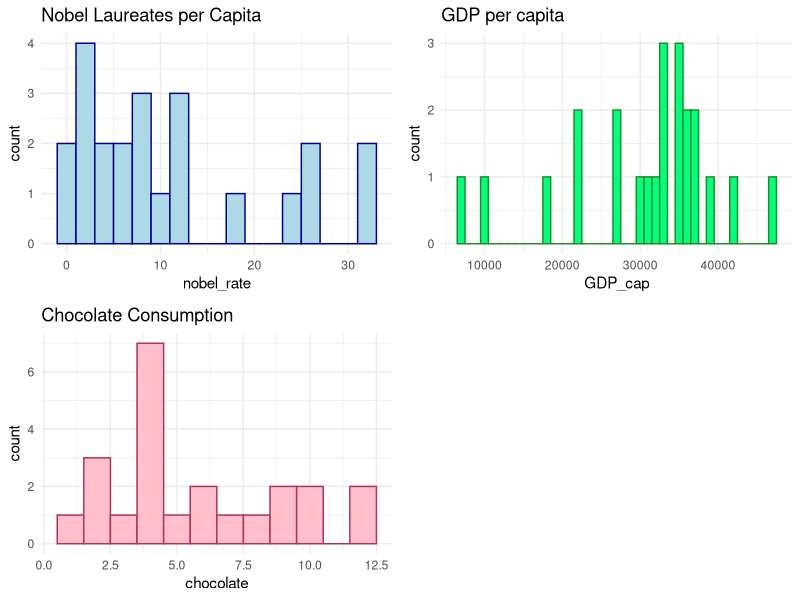
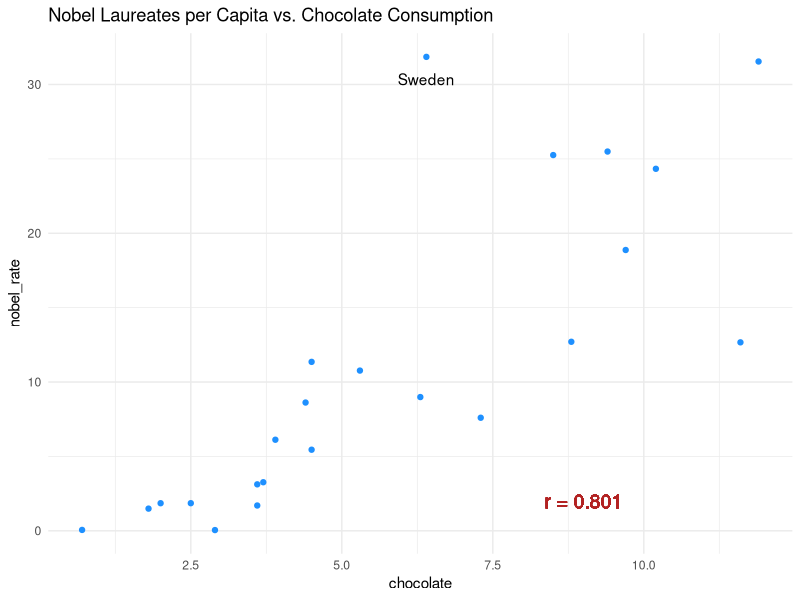
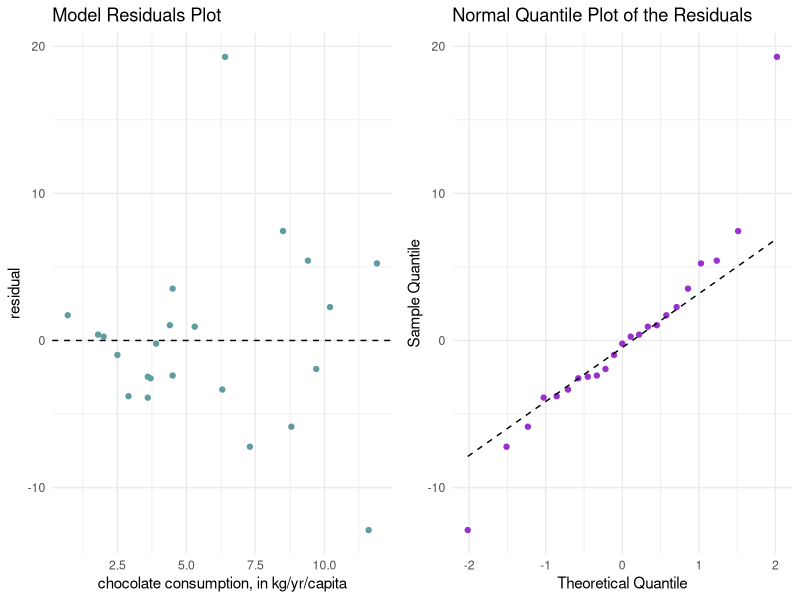
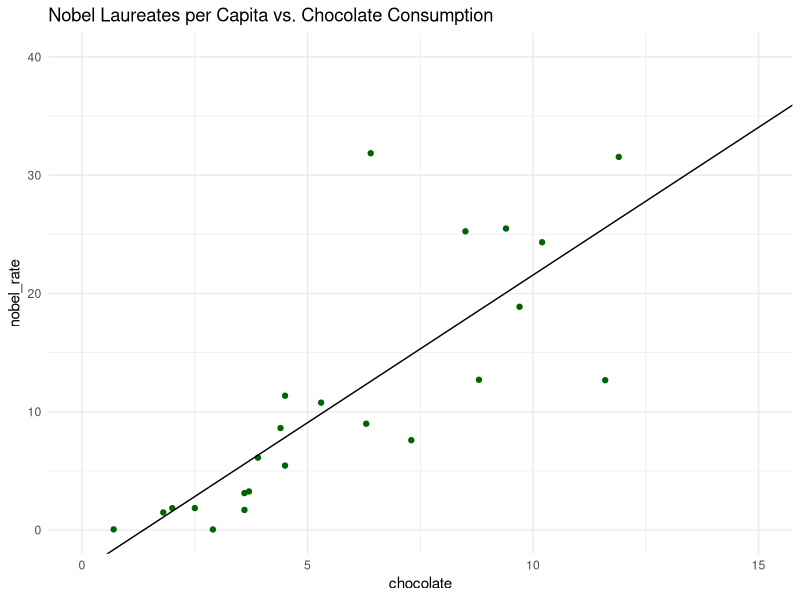
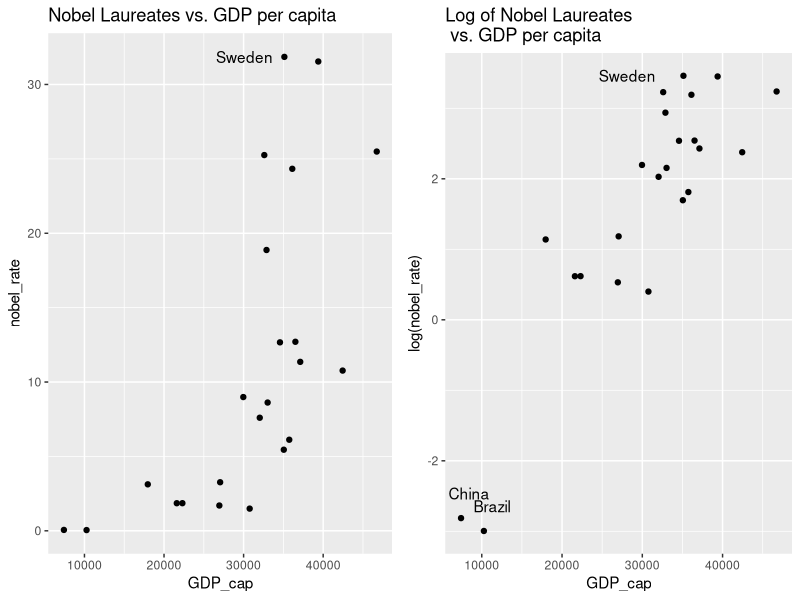
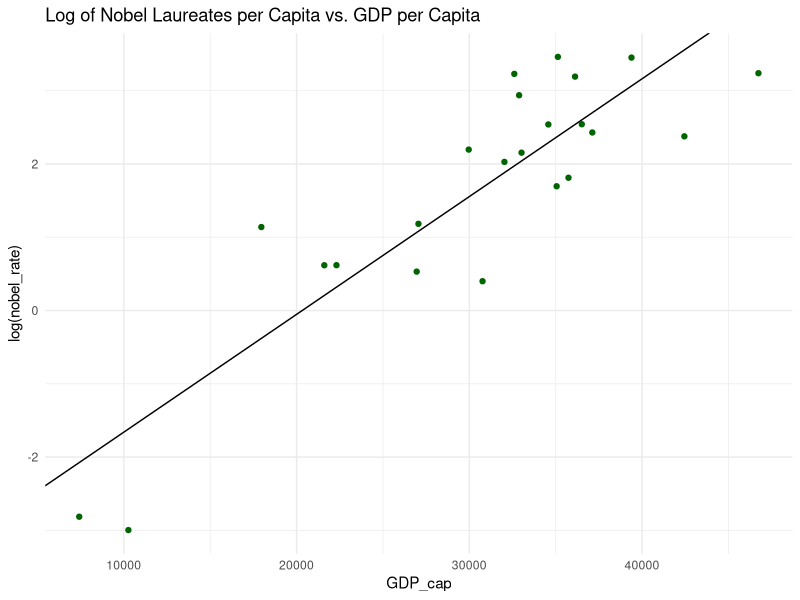

The R source for these figures, in order:
## ---- chunk 1
knitr::opts_chunk$set(echo = TRUE)
## ---- chunk 2
# Import tidyverse 
library(tidyverse)

# Read in the data and select only the columns of data needed
df <- read_delim("nobel_chocolate.txt", delim = ',')
df <- df %>% select("country", "nobel_rate", "GDP_cap", "chocolate")

# Create a table of minimum, maximum, median, mean and standard
# deviation of the 3 variables 
sum_stats <- data.frame("min" = apply(df[,c("nobel_rate", "GDP_cap", 
                                           "chocolate")],2, min), 
                       "max" = apply(df[,c("nobel_rate", "GDP_cap",
                                           "chocolate")], 2, max), 
                       "med" = apply(df[,c("nobel_rate", "GDP_cap",
                                           "chocolate")], 2, median), 
                       "mean" = apply(df[,c("nobel_rate", "GDP_cap",
                                            "chocolate")], 2, mean), 
                       "sd" = apply(df[,c("nobel_rate", "GDP_cap",
                                          "chocolate")], 2, sd))

# Rename the rows 
rownames(sum_stats) <- c("Nobel laureates per capita, in number of Nobel laureates per 10 million population", 
                        "GDP per capita, in units of currency per person", 
                        "chocolate consumption, in kg/year/capita")

# Print the summary statistics table in a viewable manner
t(sum_stats)
## ---- chunk 3
# Import gridExtra
library(gridExtra)

# Create histograms for each of the 3 variables 
g1 <- ggplot(df, aes(x = nobel_rate)) + geom_histogram(binwidth = 2, 
                                                      color = "darkblue",
                                                      fill = "lightblue") + 
  ggtitle("Nobel Laureates per Capita") + theme_minimal()
g2 <- ggplot(df, aes(x = GDP_cap)) + geom_histogram(binwidth = 1000, 
                                                   color = "forestgreen", 
                                                   fill = "springgreen") + 
  ggtitle("GDP per capita") + theme_minimal()
g3 <- ggplot(df, aes(x = chocolate)) + geom_histogram(binwidth = 1, 
                                                     color = "maroon", 
                                                     fill = "pink") + 
  ggtitle("Chocolate Consumption") + theme_minimal()

# Print the histograms in an aesthetic view
grid.arrange(g1, g2, g3, ncol = 2)
## ---- chunk 4
# Create scatterplot of NL per capita vs chocolate consumptions
# Add the label of Sweden and the correlation value
ggplot(df, aes(x = chocolate, y = nobel_rate)) + 
  geom_point(color = "dodgerblue") + 
  geom_text(data = df[df$country == "Sweden",], 
            label = "Sweden", nudge_y = -1.5) + 
  ggtitle("Nobel Laureates per Capita vs. Chocolate Consumption") + 
  geom_text(label = paste("r = ", 
                          round(cor(df$nobel_rate, df$chocolate), 3), 
                          sep = ""), 
            x=9, y=2, size=5, color="firebrick") + 
  theme_minimal()
## ---- chunk 5
# Regress NL against chocolate consumption
model <- lm(nobel_rate~chocolate, df)

# Print the output of the model
summary(model)
## ---- chunk 6
# Print coefficients
summary(model)$coefficients[,1]
## ---- chunk 7
# Import broom
library(broom)

# Find the residuals
residuals <- augment(model)[,c("chocolate", ".resid")]

# Create a plot showing the residuals vs x values
r1 <- ggplot(residuals, aes(x = chocolate, .resid)) + 
  geom_point(color = "cadetblue") + 
  geom_hline(yintercept = 0, linetype = "dashed") + 
  ggtitle("Model Residuals Plot") + 
  labs(x = "chocolate consumption, in kg/yr/capita", y = "residual") + 
  theme_minimal()

# Create a plot showing the normal quantile plot of the residuals
r2 <- ggplot(residuals, aes(sample = .resid)) + 
  stat_qq(color = "darkorchid") + 
  stat_qq_line(linetype = "dashed") + 
  ggtitle("Normal Quantile Plot of the Residuals") + 
  labs(x = "Theoretical Quantile", y = "Sample Quantile") + 
  theme_minimal()

# Print the plots in one figure
grid.arrange(r1, r2, ncol =2)
## ---- chunk 8
# Print the output of the model
summary(model)
## ---- chunk 9
# Plot the regression line on the scatterplot above
ggplot(df, aes(x = chocolate, y = nobel_rate)) + 
  geom_point(color = "darkgreen") + 
  geom_abline(intercept = summary(model)$coefficients[1,1],
              slope = summary(model)$coefficients[2,1]) + 
  lims(x = c(0, 15), y = c(0, 40)) + 
  ggtitle("Nobel Laureates per Capita vs. Chocolate Consumption") + 
  theme_minimal()
## ---- chunk 10
nl_sweden <- predict(model, newdata = df[df$country == "Sweden","chocolate"])
nl_sweden
## ---- chunk 11
error <- df[df$country == "Sweden", "nobel_rate"] - nl_sweden
error
## ---- chunk 12
# Find the countries that were outliers
df[log(df$GDP_cap) < 9.5,]

# Plot GDP_cap vs nobel_rate and 
# label Sweden
g3 <- ggplot(df, aes(x = GDP_cap, y = nobel_rate)) + geom_point() + ggtitle("Nobel Laureates vs. GDP per capita") + 
  geom_text(data = df[df$country == "Sweden",], label = "Sweden", nudge_x = -5000)

# Plot GDP_cap vs nobel_rate and
# label Sweden and the other 2 outliers
g4 <- ggplot(df, aes(x = GDP_cap, y = log(nobel_rate))) + geom_point() + ggtitle("Log of Nobel Laureates \n vs. GDP per capita") + geom_text(data = df[df$country == "Sweden",], label = "Sweden", nudge_x = -7000) + geom_text(data = df[log(df$GDP_cap) < 9.5,], label = c("Brazil", "China"), nudge_x = 1000, nudge_y = 0.35)

# Print the plot in 1 figure
grid.arrange(g3, g4, ncol = 2)
## ---- chunk 13
# Create a linear model to preduct log of Nobel 
# Laureates using GDP per capita
model2 <- lm(log(nobel_rate)~GDP_cap, df)

# Print the output of the model
summary(model2)
## ---- chunk 14
# Plot the regression line on the scatterplot
ggplot(df, aes(x = GDP_cap, y = log(nobel_rate))) + 
  geom_point(color = "darkgreen") + 
  geom_abline(intercept = summary(model2)$coefficients[1,1],
              slope = summary(model2)$coefficients[2,1]) + 
  ggtitle("Log of Nobel Laureates per Capita vs. GDP per Capita") + 
  theme_minimal()
## ---- chunk 15
# Calculate the slope interpretation
(exp(summary(model2)$coefficients[2,1]) - 1) * 100
